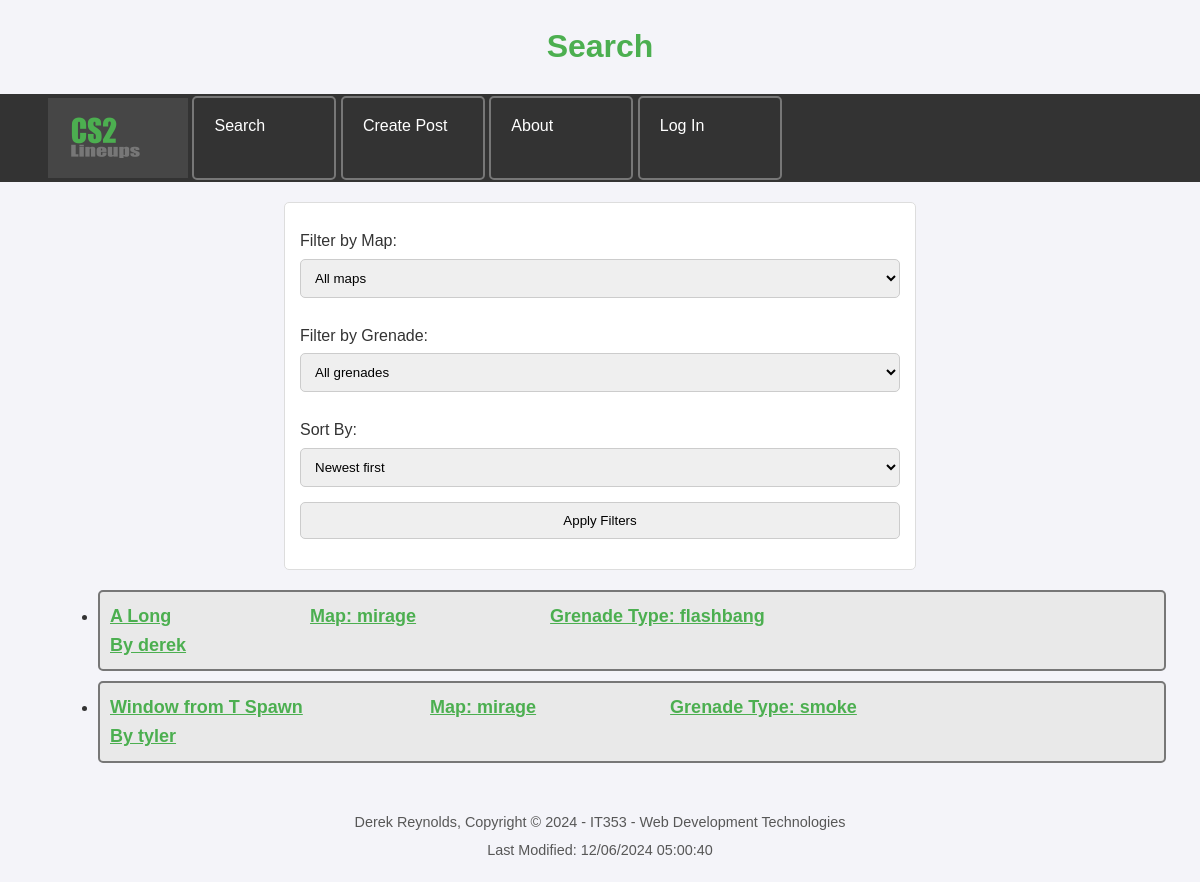
/index.php?map=mirage, run on the app's committed database.
### tables this page shows
CREATE TABLE `posts` (
  `postID` int(8) NOT NULL,
  `userID` int(8) NOT NULL,
  `mapID` int(8) NOT NULL,
  `grenadeID` int(8) NOT NULL,
  `pictureID` int(8) DEFAULT NULL,
  `title` varchar(64) NOT NULL,
  `description` varchar(512) DEFAULT NULL,
  `lastUpdated` datetime NOT NULL DEFAULT current_timestamp(),
  `score` int(8) NOT NULL
);

CREATE TABLE `maps` (
  `mapID` int(8) NOT NULL,
  `name` varchar(16) NOT NULL
);

CREATE TABLE `grenades` (
  `grenadeID` int(8) NOT NULL,
  `name` varchar(16) NOT NULL
);

CREATE TABLE `users` (
  `userID` int(8) NOT NULL,
  `username` varchar(16) NOT NULL,
  `password` varchar(64) NOT NULL
);

### index.php (the view, shortened to what this page needs)
<!DOCTYPE html>
<html>
    <head>
        <?php
            include 'elements/head.inc.php';
        ?>
    </head>
    <body>
        <h1>Search</h1>
        <?php
            include 'elements/php/connect.inc.php';
        ?>
        <?php
            include 'elements/navbar.inc.php';
        ?>
        <form id="typical" action="index.php" method="GET">
            <?php
                include 'elements/filters.inc.php';
            ?>
            <input type="submit" value="Apply Filters">
        </form>
        <div id='results'>
        <ul>
        <?php
            $sql = "SELECT userID, postID, grenadeID, mapID, title, description FROM Posts";
            if(isset($_GET["map"]))
            {
                $map = $_GET["map"];
                if($map != "none")
                {
                    $mapSQL = "SELECT mapID FROM Maps WHERE name = '$map'";
                    $result = $conn->query($mapSQL);
                    $row = $result->fetch_assoc();
                    $mapID = $row["mapID"];
                }
            }
            if (isset($mapID) && $map != "none" && isset($grenadeID) && $grenade != "none")
            {
                $sql .= " WHERE mapID = '$mapID' AND grenadeID = '$grenadeID'";
            }
            else if (isset($mapID) && $map != "none")
            {
                $sql .= " WHERE mapID = '$mapID'";
            }
            else if (isset($grenadeID) && $grenade != "none")
            {
                $sql .= " WHERE grenadeID = '$grenadeID'";
            }
            $result = $conn->query($sql);
            if ($result->num_rows > 0) {
                while($row = $result->fetch_assoc()) {
                    $sql = "SELECT username FROM Users WHERE userID = '".$row["userID"]."'";
                    $posterUsername = $conn->query($sql)->fetch_assoc()["username"];
                    $sql = "SELECT name FROM Maps WHERE mapID = '".$row["mapID"]."'";
                    $mapName = $conn->query($sql)->fetch_assoc()["name"];
                    $sql = "SELECT name FROM Grenades WHERE grenadeID = '".$row["grenadeID"]."'";
                    $grenadeName = $conn->query($sql)->fetch_assoc()["name"];
                    echo "<li><a href='lineup.php?postID=".$row["postID"]."'><div>";
                    echo $row["title"]."&#09;&#09;&#09;&#09;";
                    echo "Map: ".$mapName."&#09;&#09;&#09;&#09;";
                    echo "Grenade Type: ".$grenadeName."<br>";
                    echo "By ".$posterUsername;
                    echo "</div></a></li>";
                }
            }
            else
            {
                echo "<p style='text-align: center'>0 results match your query.</p>";
            }
        ?>
        </ul>
        </div>
    </body>
</html>

### styles/main.css (style rules this page uses)
body { font-family: Arial, sans-serif; line-height: 1.6; margin: 0; padding: 0; background-color: #f4f4f9; color: #333; }
h1 { text-align: center; color: #4CAF50; }
#typical { max-width: 600px; margin: 20px auto; padding: 15px; background: #fff; border: 1px solid #ddd; border-radius: 5px; }
#typical select, #typical input[type="submit"], #specialLink { width: 100%; padding: 10px; margin-bottom: 15px; border: 1px solid #ccc; border-radius: 5px; }
#results ul li { margin: 10px 0; padding: 10px; background: #e9e9e9; border-radius: 5px; border: 2px solid; border-color: #777777; border-radius: 5px; width: 90%; margin-left: 5%; }
#results ul li a { color: #4CAF50; font-weight: bold; white-space: pre; font-size: large; }
footer { text-align: center; margin: 20px 0; font-size: 0.9em; color: #575757; }
footer p { margin: 5px 0; }

### data on the page
posts: title "A Long", mapID.name "mirage", grenadeID.name "flashbang", userID.username "derek"
posts: title "Window from T Spawn", mapID.name "mirage", grenadeID.name "smoke", userID.username "tyler"
